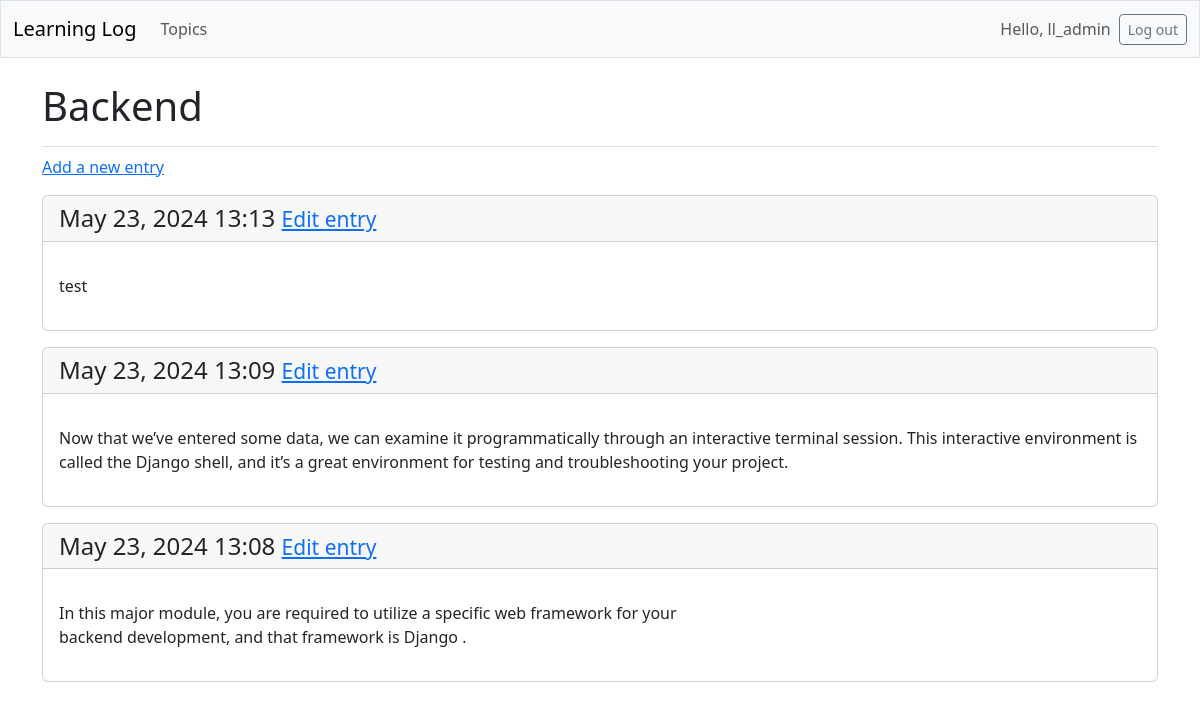
The page /topics/1/ (signed in) on the database its author committed.
### learning_logs/models.py (models this page shows, shortened)
class Topic(models.Model):
    text = models.CharField(max_length=200)
    date_added = models.DateTimeField(auto_now_add=True)
    owner = models.ForeignKey(User, on_delete=models.CASCADE)

class Entry(models.Model):
    topic = models.ForeignKey(Topic, on_delete=models.CASCADE)
    text = models.TextField()
    date_added = models.DateTimeField(auto_now_add=True)
    class Meta:
        verbose_name_plural = 'entries'

### learning_logs/views.py (the view)
# urls.py: path('topics/<int:topic_id>/', views.topic, name='topic'),
@login_required
def topic(request, topic_id):
    topic = Topic.objects.get(id=topic_id)
    if topic.owner != request.user:
        raise Http404
    entries = topic.entry_set.order_by('-date_added')
    context = {'topic': topic, 'entries': entries}
    return render(request, 'learning_logs/topic.html', context)

### learning_logs/templates/learning_logs/topic.html
{% extends 'learning_logs/base.html' %}
{% block page_header %}
<h1>{{ topic.text }}</h1>
{% endblock page_header %}
{% block content %}
<p>
    <a href="{% url 'learning_logs:new_entry' topic.id %}">Add a new entry</a>
</p>
{% for entry in entries %}
<div class="card mb-3">
    <h4 class="card-header">
        {{ entry.date_added|date:'M d, Y H:i' }}
        <small><a href="{% url 'learning_logs:edit_entry' entry.id %}">
                Edit entry</a></small>
    </h4>
    <div class="card-body">
        <p class="card-text">{{ entry.text|linebreaks }}</p>
    </div>
</div>
{% empty %}
<p>There are no entries for this topic yet.</p>
{% endfor %}
{% endblock content %}

### learning_logs/templates/learning_logs/base.html (shortened to what this page needs)
<!-- All Bootstrap styling options are now available in any template that inherits from base.html.
    If you want to use custom template tags from django-bootstrap5, each template will need to include
    the {% load django_bootstrap5 %} tag -->
<!DOCTYPE html>
<html lang="en">
<head>
    {% load django_bootstrap5 %}
    {% bootstrap_css %}
</head>
<body>
    <nav class="navbar navbar-expand-md navbar-light bg-light mb-4 border">
        <div class="container-fluid">
            <a class="navbar-brand" href="{% url 'learning_logs:index' %}">Learning Log</a>
            <div class="collapse navbar-collapse" id="navbarCollapse">
                <ul class="navbar-nav me-auto mb-2 mb-md-0">
                    <li class=" nav-item">
                        <a class="nav-link" href="{% url 'learning_logs:topics' %}">Topics</a>
                    </li>
                </ul>
                <ul class="navbar-nav ms-auto mb-2 mb-md-0">
                    {% if user.is_authenticated %}
                    <li class="nav-item">
                        <span class="navbar-text me-2">Hello, {{ user.username }}</span>
                    </li>
                    {% endif %}
                </ul>
                {% if user.is_authenticated %}
                <form action="{% url 'accounts:logout' %}" method="post">
                    <button type="submit" class="btn btn-outline-secondary btn-sm">Log out</button>
                </form>
                {% endif %}
            </div>
        </div>
    </nav>
    <main class="container">
        <div class="pb-2 mb-2 border-bottom">
            {% block page_header %} {% endblock page_header %}
        </div>
        <div>
            {% block content %}{% endblock content %}
        </div>
    </main>
</body>
</html>

### rows shown on the page
Topic: text "Backend"
Entry: date_added "May 23, 2024 13:13", text "test"
Entry: date_added "May 23, 2024 13:09", text "Now that we’ve entered some data, we can examine it programmatically through an interactive terminal session. This interactive environment is called the Django shell, and it’s a great environment for testing and troubleshooting your project."
Entry: date_added "May 23, 2024 13:08", text "In this major module, you are required to utilize a specific web framework for your backend development, and that framework is Django ."

### other values the page prints
{{ user.username }} "ll_admin"
